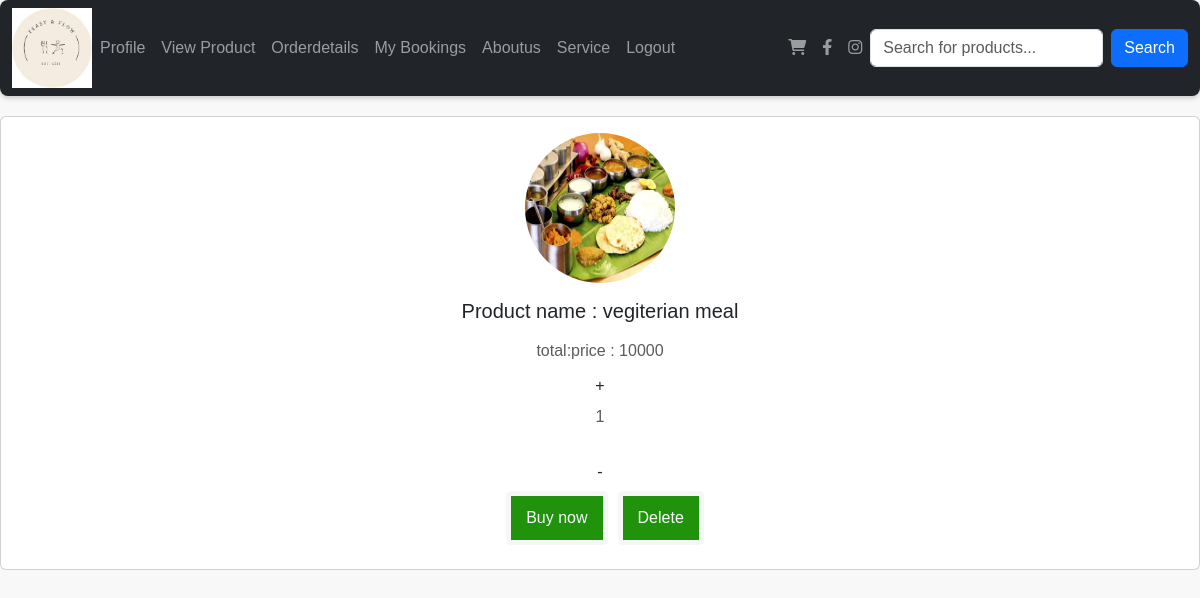
The page /user_view_cart/ (signed in) on the database as committed earlier.
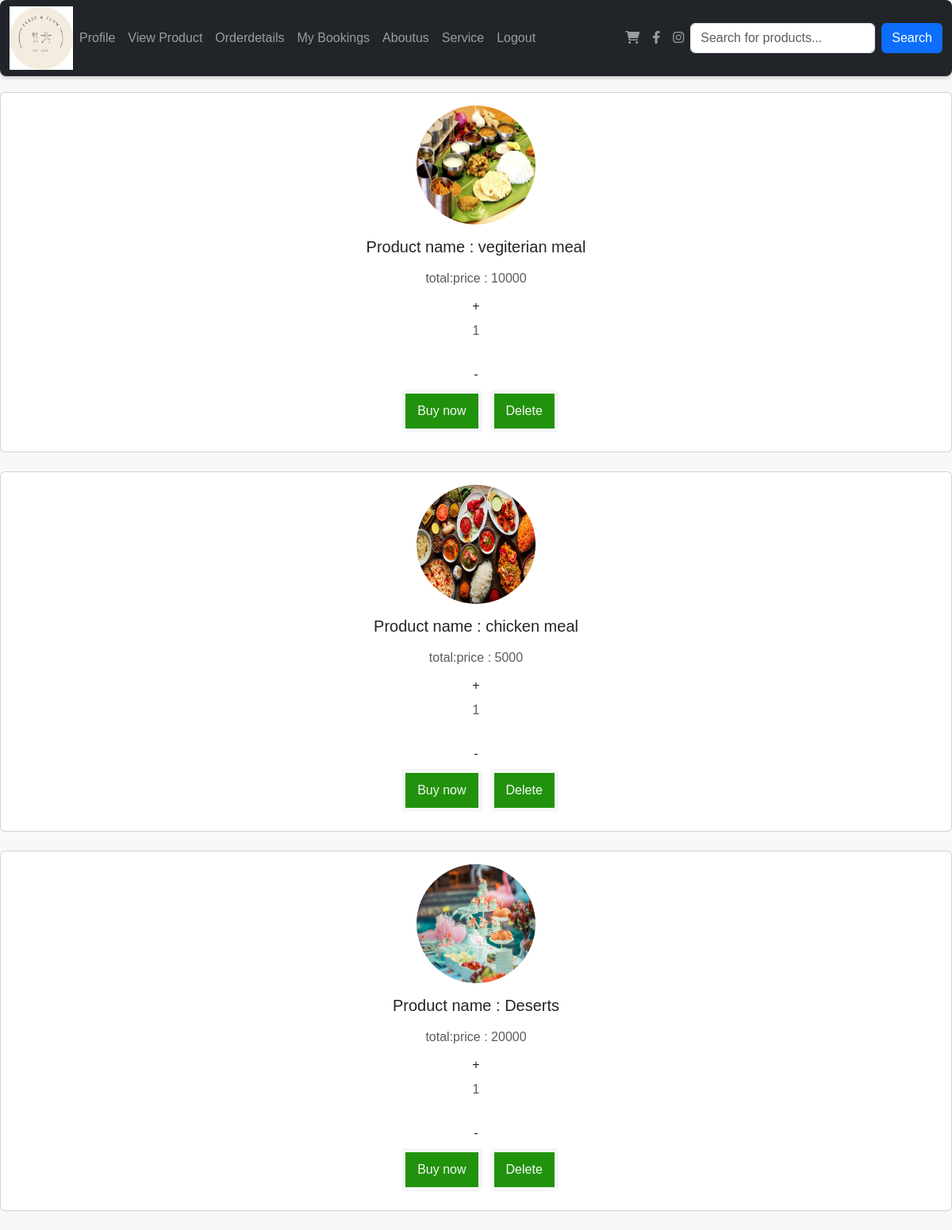
The same page on the database as committed later.
### app/models.py (models this page shows, shortened)
class cart(models.Model):
    user = models.ForeignKey(Register,on_delete=models.CASCADE)
    product = models.ForeignKey(Product,on_delete=models.CASCADE)
    quantity = models.IntegerField()
    def total_price(self):
        return self.quantity * self.product.price

class Product(models.Model):
    shop = models.ForeignKey(Shopreg,on_delete=models.CASCADE)
    name = models.TextField()
    discription = models.TextField()
    price = models.IntegerField()
    quantity = models.IntegerField()
    offerprice = models.IntegerField()
    image = models.FileField()

### app/views.py (the view)
# urls.py: path('user_view_cart/',views.user_view_cart),
def user_view_cart(req):
    if 'user' in req.session:
        data=cart.objects.filter(user=get_usr(req))
        return render(req,'user/addtocart.html',{'data':data})

### app/views.py (called while the page is built)
def get_usr(req):
    data=Register.objects.get(Email=req.session['user'])
    return data

### templates/user/addtocart.html (shortened to what this page needs)
<!DOCTYPE html>
<html lang="en">
<head>
    <link href="https://cdn.jsdelivr.net/npm/bootstrap@5.3.3/dist/css/bootstrap.min.css" rel="stylesheet">
  <link href="https://cdnjs.cloudflare.com/ajax/libs/font-awesome/6.0.0-beta3/css/all.min.css" rel="stylesheet">
</head>
<body>
  <nav id="nav" class="navbar navbar-expand-sm navbar-dark bg-dark">
    <div class="container-fluid">
      <a href="../userhome" class="logo">
        <img src="../static/images.jpg" alt="logo" width="80px">
      </a>
      <div class="collapse navbar-collapse" id="mynavbar">
        <ul class="navbar-nav me-auto">
          <li class="nav-item">
            <a class="nav-link" href="../profile">Profile</a>
          </li>
          <li class="nav-item">
            <a class="nav-link" href="{% url 'userviewproduct' %}">View Product</a>
          </li>
          <li class="nav-item">
            <a class="nav-link" href="../orderdetails">Orderdetails</a>
          </li>
          <li class="nav-item">
            <a class="nav-link" href="../booking-history">My Bookings</a>
          </li>
        <li class="nav-item">
          <a class="nav-link" href="../aboutus">Aboutus</a>
        </li>
      <li class="nav-item">
        <a class="nav-link" href="../service">Service</a>
      </li>
          <li class="nav-item">
            <a class="nav-link" href="../logout">Logout</a>
          </li>
        </ul>
         <ul class="navbar-nav d-flex">
          <li class="nav-item">
            <a class="nav-link" href="../user_view_cart" target="_blank">
              <i class="fas fa-shopping-cart"></i>
            </a>
          </li>
          <li class="nav-item">
            <a class="nav-link" href="https://facebook.com" target="_blank">
              <i class="fab fa-facebook-f"></i>
            </a>
          </li>
          <li class="nav-item">
            <a class="nav-link" href="https://instagram.com" target="_blank">
              <i class="fab fa-instagram"></i>
            </a>
          </li>
        </ul>
    <form class="d-flex" method="post" action="{% url 'product_search' %}">
      <input type="text" class="form-control me-2" name="query" placeholder="Search for products...">
      <button type="submit" class="btn btn-primary">Search</button>
    </form>
      </div>
    </div>
  </nav>
     {% for i in data %}
         <div class="card mb-4">
           <div class="card-body text-center">
             <img src="{{i.product.image.url}}" alt="avatar" class="rounded-circle img-fluid" style="width: 150px;height: 150px;">
             <h5 class="my-3">Product name : {{i.product.name}}</h5>
             <p class="text-muted mb-1">total:price : {{i.total_price}}</p>
             <a href="../qty_incri/{{i.pk}}" class="btn">+</a><p class="text-muted mb-4">{{i.quantity}}</p>
             <a href="../qty_decri/{{i.pk}}" class="btn">-</a>
             <div class="d-flex justify-content-center mb-2">
               <a class="pro" href="../payment/{{i.product.pk}}">Buy now</a>
               <a class="pro" href="../deleteitem/{{i.pk}}">Delete</a>
             </div>
           </div>
         </div>
         {% endfor %}
</body>
</html>

Rows that differ between the two databases and show on the page:
added cart: product.image (placeholder picture), product.name "chicken meal", total_price "5000", quantity "1"
added cart: product.image (picture), product.name "Deserts", total_price "20000", quantity "1"
